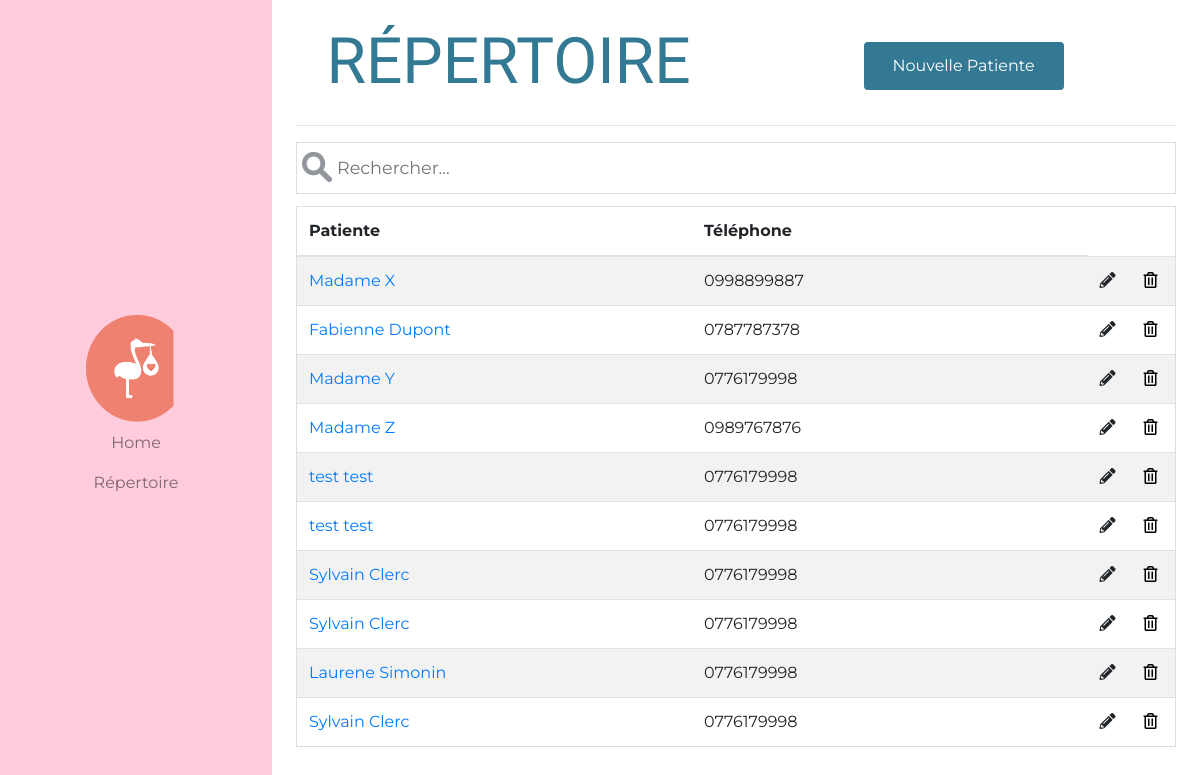
The app's page /espace-pro/repertoire/, older data.
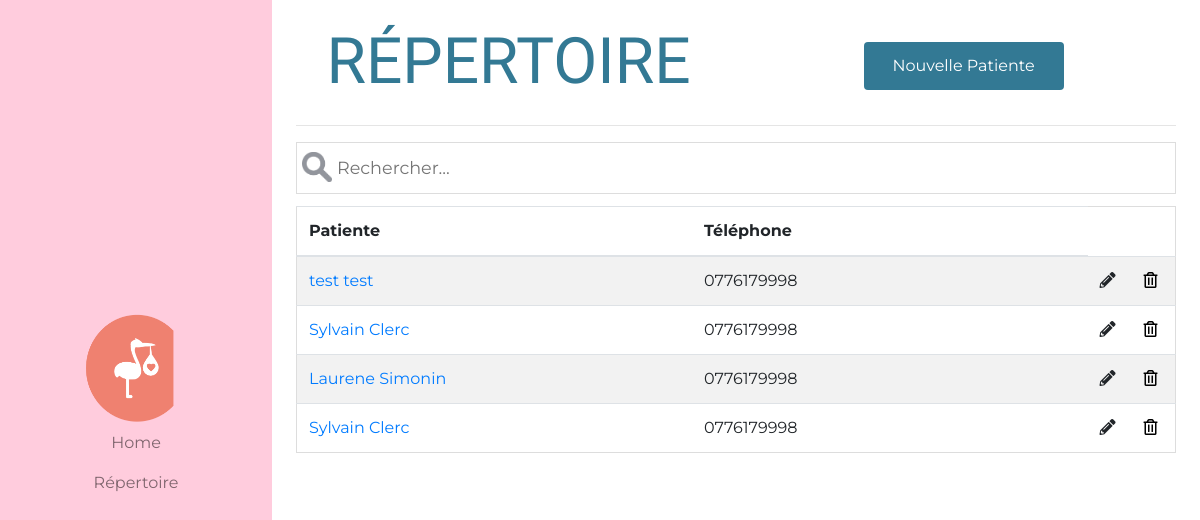
The same page, newer data.
### APP_002_PROPAGE/models.py (models this page shows, shortened)
class Patient(models.Model):
    patient_first_name         = models.CharField(max_length=120)
    patient_last_name          = models.CharField(max_length=120)
    phone_regex                = RegexValidator(regex=r'^0\d{9}$', message='Phone number must be like 06XXXXXXXX')
    praticien_phone_number     = models.CharField(validators=[phone_regex], max_length=10, help_text='Exemple : 0608767898')
    slug                       = models.SlugField(null=True, blank=True)
    class Meta:
        verbose_name = 'Patiente'
        verbose_name_plural = 'Patientes'

### APP_002_PROPAGE/views.py (the view)
class PatientListView(ListView):
    template_name = "APP_002_PROPAGE/repertoire.html"
    def get_queryset(self):
        return Patient.objects.all()
    def get_context_data(self, *args, **kwargs):
        context = super(PatientListView, self).get_context_data(*args, **kwargs)
        context['title'] = "Répertoire"
        return context

### APP_002_PROPAGE/templates/APP_002_PROPAGE/repertoire.html (shortened to what this page needs)
{% extends "base.html" %}
{% load staticfiles %}
{% block css %}
{{ block.super }}
<link href="{% static 'APP_002_PROPAGE/css/side-navbar.css' %}" rel="stylesheet">
<link href="{% static 'APP_002_PROPAGE/css/repertoire.css' %}" rel="stylesheet">
{% endblock css %}
{% block content %}
{% include "APP_002_PROPAGE/side-navbar.html" %}
<div class="container-fluid repertoire-css p-4">
    <div class=row>
        <div class='col-md-6'>
            <h1 class="main-page-title"> {{ title|upper }}</h1>
        </div>
        <div class='col-md-6 my-auto text-center'>
            <a href="{% url 'propage:espace-pro-patient-form' %}" class="btn button" role="button" aria-pressed="true">Nouvelle Patiente</a>
        </div>
    </div>
    <hr class="featurette-divider">
    <div class="row">
        <div class="col-12">
            <input type="text" id="myInput" onkeyup="myFunction()" placeholder="Rechercher...">
        </div>
    </div>
    <table class="table table-striped" id="myTable">
        <thead>
            <tr>
                <th>Patiente</th>
                <th>Téléphone</th>
            </tr>
        </thead>
        <tbody>
        {% for patient in object_list %}
            <tr>
                <td style="width: 45%"><a href="{% url 'propage:espace-pro-repertoire' %}{{ patient.slug}}">{{ patient.patient_first_name}} {{ patient.patient_last_name}}</a></td>
                <td style="width: 45%">{{ patient.praticien_phone_number}}</td>
                <td style="width: 5%"><i class="fas fa-pencil-alt"></i></td>
                <td style="width: 5%">
                    <form action="{% url 'propage:patient-delete' slug=patient.slug %}" method="POST">
                      <button class='button-bin' type="submit"><i class="far fa-trash-alt" type="submit"></i></button>
                    </form>
                </td>
            </tr>
        {% endfor %}
        </tbody>
    </table>
</div>
{% endblock content %}

### templates/base.html (shortened to what this page needs)
<!doctype html>
<html lang="en">
    <head>
        {% block css %}
        <link rel="stylesheet" href="https://maxcdn.bootstrapcdn.com/bootstrap/4.1.0/css/bootstrap.min.css">
        <link rel="stylesheet" href="https://use.fontawesome.com/releases/v5.1.0/css/all.css">
        {% endblock css %}
    </head>
    <body>
        {% block content %}
        {% endblock content %}
    </body>
</html>

### APP_002_PROPAGE/templates/APP_002_PROPAGE/side-navbar.html (shortened to what this page needs)
{% load staticfiles %}
<nav class="navbar navbar-expand-md navbar-light fixed-top" id="sideNav">
    <a class="navbar-brand" href="">
        <span class="d-none d-md-block">
          <a href="{% url 'clientpage:client-page-home' %}">
              <img class="mx-auto d-block logo" src="{% static 'APP_001_CLIENTPAGE/img/Pictocigogne.png' %}">
          </a>
        </span>
    </a>
  <div class="collapse navbar-collapse" id="navbarSupportedContent">
    <ul class="navbar-nav">
        <li class="nav-item">
            <a class="nav-link" href="{% url 'propage:espace-pro-home' %}">Home</a>
        </li>
        <li class="nav-item">
            <a class="nav-link" href="{% url 'propage:espace-pro-repertoire' %}">Répertoire</a>
        </li>
    </ul>
  </div>
</nav>

### APP_002_PROPAGE/static/APP_002_PROPAGE/css/side-navbar.css (style rules this page uses)
#sideNav { background-color: #ffccdd; font-family: 'Montserrat', sans-serif; }
@media (min-width: 1200px) { body { padding-left: 17rem; } }
@media (min-width: 1200px) { img.logo { height: 110px; width: 110px; } }
@media (min-width: 1200px) { #sideNav { text-align: center; position: fixed; top: 0; left: 0; display: flex; flex-direction: column; width: 17rem; height: 100vh; } }
@media (min-width: 1200px) { #sideNav .navbar-brand { display: flex; margin: auto auto 0; padding: 0.5rem; } }
@media (min-width: 1200px) { #sideNav .navbar-collapse { display: flex; align-items: flex-start; flex-grow: 0; width: 100%; margin-bottom: auto; } }
@media (min-width: 1200px) { #sideNav .navbar-collapse .navbar-nav { flex-direction: column; width: 100%; } }

### APP_002_PROPAGE/static/APP_002_PROPAGE/css/repertoire.css (style rules this page uses)
.repertoire-css { font-family: 'Montserrat', sans-serif; }
.button-bin { padding: 0; border: none; background: none; }
.main-page-title { text-align: center; font-family: 'Amatic SC', cursive; color: #337994; font-size: 4rem; }
#myInput { background-image: url("/static/APP_002_PROPAGE/img/search-icon.png"); background-size: 30px 30px; background-position: 5px 9px; background-repeat: no-repeat; width: 100%; font-size: 1.1rem; padding: 12px 20px 12px 40px; border: 1px solid #ddd; margin-bottom: 12px; }
#myTable { border-collapse: collapse; width: 100%; border: 1px solid #ddd; font-size: 1rem; }
#myTable th, #myTable td { text-align: left; padding: 12px; }
#myTable tr { border-bottom: 1px solid #ddd; }
.button { background-color: #337994; border: none; width: 200px; color: white; padding: 12px 22px; text-align: center; text-decoration: none; font-size: 1rem; }

Row changes from the older to the newer data that the page shows:
removed Patient: patient_first_name "Madame", patient_last_name "X", praticien_phone_number "0998899887"
removed Patient: patient_first_name "Fabienne", patient_last_name "Dupont", praticien_phone_number "0787787378"
removed Patient: patient_first_name "Madame", patient_last_name "Y", praticien_phone_number "0776179998"
removed Patient: patient_first_name "Madame", patient_last_name "Z", praticien_phone_number "0989767876"
removed Patient: patient_first_name "test", patient_last_name "test", praticien_phone_number "0776179998"
removed Patient: patient_first_name "Sylvain", patient_last_name "Clerc", praticien_phone_number "0776179998"
